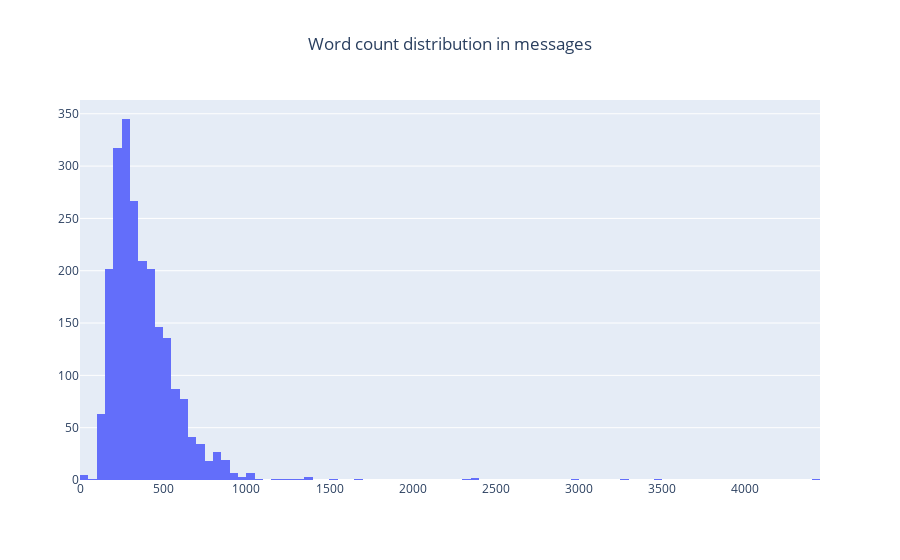

The cell this chart's notebook holds for it:
### Code cell
word_count_distr_graph(word_counts_content, 'Word count distribution in messages')

### Figure 1 — Plotly figure (JSON) as saved in the notebook; plotly's stock layout.template omitted (floating-point values rounded to 4 significant figures; data arrays with more than 128 entries replaced by an {"elided": "..."} marker saying what was removed)
{"data": [{"type": "histogram", "x": {"elided": "2230 int values"}}], "layout": {"title": {"text": "Word count distribution in messages", "x": 0.5}}}
